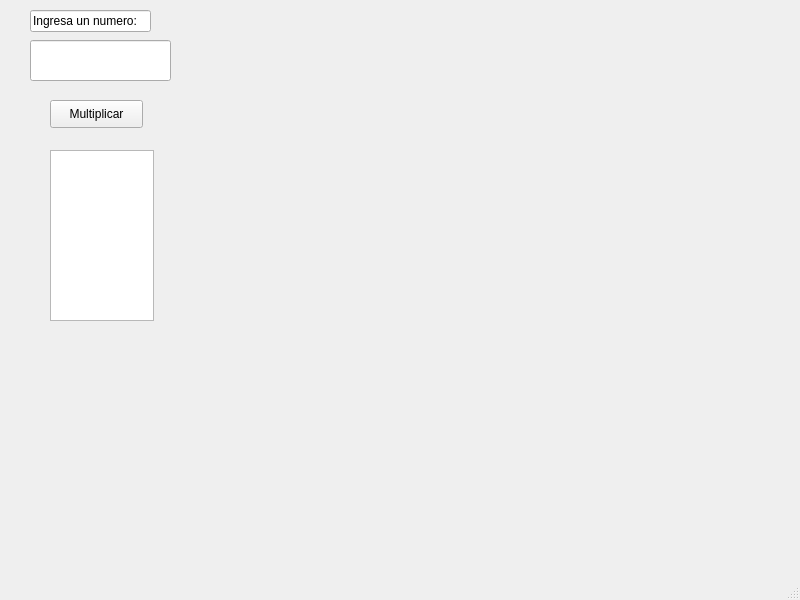
<?xml version="1.0" encoding="UTF-8"?>
<ui version="4.0">
 <class>MainWindow</class>
 <widget class="QMainWindow" name="MainWindow">
  <property name="geometry">
   <rect>
    <x>0</x>
    <y>0</y>
    <width>800</width>
    <height>600</height>
   </rect>
  </property>
  <property name="windowTitle">
   <string>MainWindow</string>
  </property>
  <widget class="QWidget" name="centralwidget">
   <widget class="QLineEdit" name="inputNumero">
    <property name="geometry">
     <rect>
      <x>30</x>
      <y>40</y>
      <width>141</width>
      <height>41</height>
     </rect>
    </property>
   </widget>
   <widget class="QLineEdit" name="ueyrthg">
    <property name="geometry">
     <rect>
      <x>30</x>
      <y>10</y>
      <width>121</width>
      <height>22</height>
     </rect>
    </property>
    <property name="text">
     <string>Ingresa un numero:</string>
    </property>
   </widget>
   <widget class="QPushButton" name="btnGenerar">
    <property name="geometry">
     <rect>
      <x>50</x>
      <y>100</y>
      <width>93</width>
      <height>28</height>
     </rect>
    </property>
    <property name="text">
     <string>Multiplicar</string>
    </property>
   </widget>
   <widget class="QTextEdit" name="textResultado">
    <property name="geometry">
     <rect>
      <x>50</x>
      <y>150</y>
      <width>104</width>
      <height>171</height>
     </rect>
    </property>
   </widget>
  </widget>
  <widget class="QMenuBar" name="menubar">
   <property name="geometry">
    <rect>
     <x>0</x>
     <y>0</y>
     <width>800</width>
     <height>26</height>
    </rect>
   </property>
  </widget>
  <widget class="QStatusBar" name="statusbar"/>
 </widget>
 <resources/>
 <connections/>
</ui>
